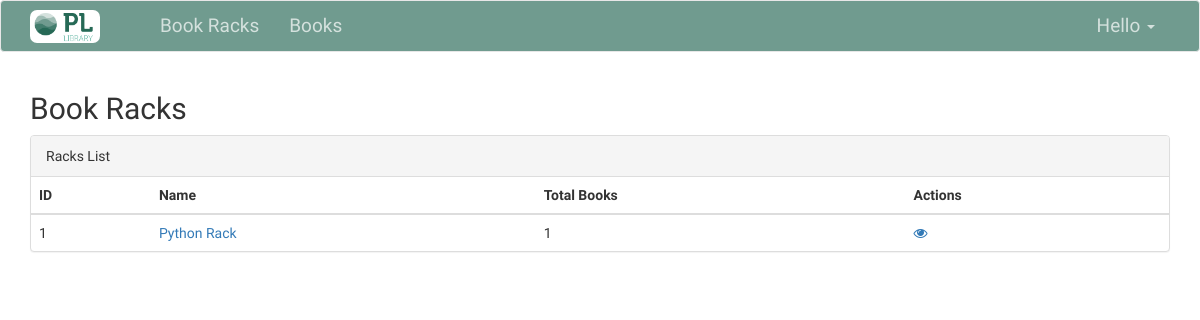
/book/racks/, run on an earlier commit of the app's database.
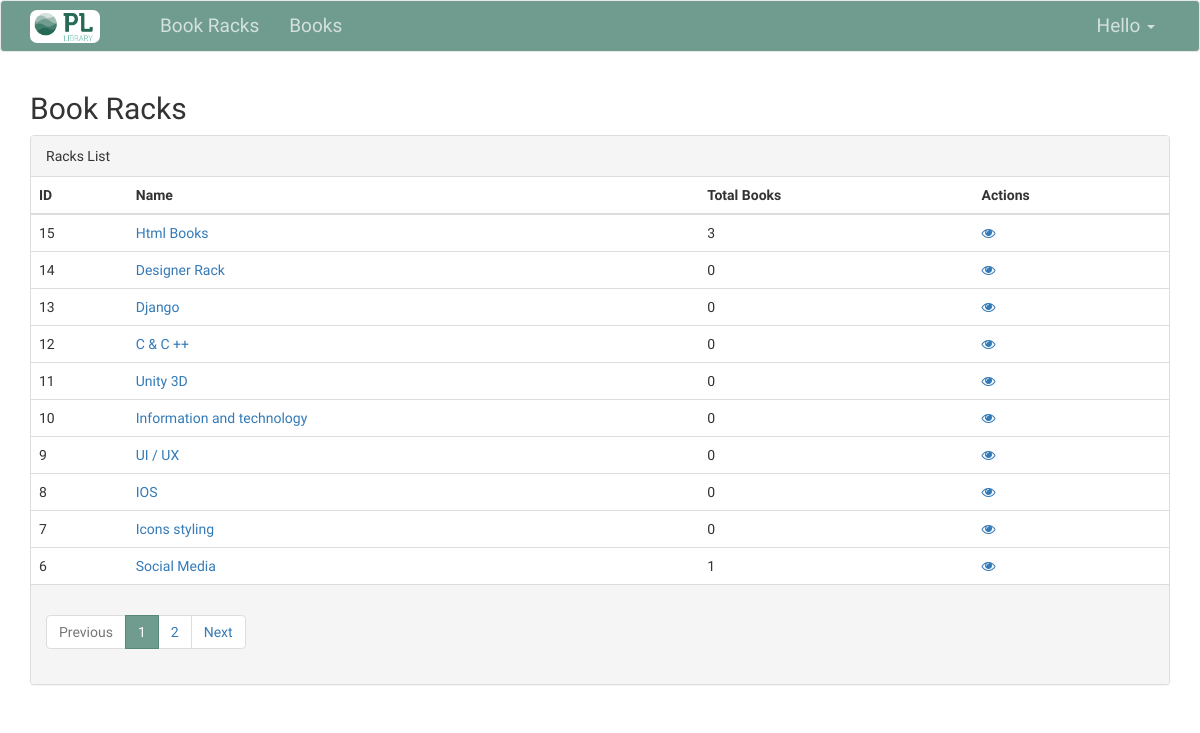
And on a later commit of the database.
### bookracks/models.py (models this page shows, shortened)
class DefaultModel(models.Model):
    created = models.DateTimeField(auto_now_add=True)
    modified = models.DateTimeField(auto_now=True)
    class Meta:
        abstract = True

class BookRack(DefaultModel):
    name = models.CharField(null=False, blank=False, max_length=255)
    slug = models.SlugField(null=True, blank=True, max_length=255, unique=True)
    description = models.TextField(null=True, blank=True)
    @property
    def total_books(self):
        return self.book_set.count()

### bookracks/views.py (the view)
# urls.py: path('racks/', views.RacksListView.as_view(), name="racks_list"),
class RacksListView(LoginRequiredMixin, ListView):
    model = BookRack
    template_name = 'bookracks/racks/index.html'
    paginate_by = 10
    def get_queryset(self):
        return super(RacksListView, self).get_queryset().order_by('-id')
    def get_context_data(self, *, object_list=None, **kwargs):
        context = super(RacksListView, self).get_context_data(object_list=None, **kwargs)
        return context

### templates/bookracks/racks/index.html
{% extends 'base.html' %}
{% block content %}
    <h2>Book Racks</h2>
    <div class="panel panel-default">
        <div class="panel-heading">Racks List</div>
        <div class="panel-body" style="padding: 0">
            <table class="table tabel-hover" style="margin-bottom: 0px">
                <thead>
                <tr>
                    <th>ID</th>
                    <th>Name</th>
                    <th>Total Books</th>
                    <th>Actions</th>
                </tr>
                </thead>
                <tbody>
                {% for rack in object_list %}
                    <tr>
                        <td>{{ rack.id }}</td>
                        <td> <a href="{% url 'racks:racks_detail' rack.slug %}"> {{ rack.name }} </a></td>
                        <td>{{ rack.total_books }}</td>
                        <td>
                            <a href="{% url 'racks:racks_detail' rack.slug %}"><i class="fa fa-eye"></i></a>
                        </td>
                    </tr>
                {% endfor %}
                </tbody>
            </table>
        </div>
        {% if is_paginated and paginator.page_range %}
            <div class="panel-footer">
                {% include 'elements/pagination.html' %}
            </div>
        {% endif %}
    </div>
{% endblock %}

### templates/base.html (shortened to what this page needs)
{% load static %}
<!DOCTYPE html>
<html lang="en">
<head>
    <link href="https://stackpath.bootstrapcdn.com/bootstrap/3.3.7/css/bootstrap.min.css" rel="stylesheet">
    <link href="https://stackpath.bootstrapcdn.com/font-awesome/4.7.0/css/font-awesome.min.css" rel="stylesheet">
    <link href="{% static 'css/style.css' %}" type="text/css" rel="stylesheet">
</head>
<body>
<nav class="navbar navbar-default">
    <div class="container container-fluid">
        <div class="navbar-header">
            <a class="navbar-brand" href="/" style="width: 130px">
                <img src="{% static 'images/pl-lib.png' %}">
            </a>
        </div>
        <div id="navbar" class="navbar-collapse collapse">
            <ul class="nav navbar-nav">
                <li><a href="{% url 'racks:racks_list' %}">Book Racks</a></li>
                <li><a href="{% url 'racks:books_list' %}">Books</a></li>
            </ul>
            <ul class="nav navbar-nav navbar-right">
                <li class="dropdown">
                    <a href="#" class="dropdown-toggle" data-toggle="dropdown" role="button" aria-haspopup="true" aria-expanded="false">
                        Hello {{ request.user.first_name }} <span class="caret"></span>
                    </a>
                </li>
            </ul>
        </div>
    </div>
</nav>
<div class="container">
    {% block content %}{% endblock %}
</div>
</body>
</html>

### templates/elements/pagination.html
<ul class="pagination">
    {% if page_obj.has_previous %}
        <li>
            <a href="?page={{ page_obj.previous_page_number }}">
                <span>Previous</span>
            </a>
        </li>
    {% else %}
        <li class="disabled">
            <a href="#">
                <span>Previous</span>
            </a>
        </li>
    {% endif %}
    {% for page in paginator.page_range %}
        <li {% if page == page_obj.number %}class="active"{% endif %}>
            <a href="?page={{ page }}">{{ page }}</a>
        </li>
    {% endfor %}
    {% if page_obj.has_next %}
        <li>
            <a href="?page={{ page_obj.next_page_number }}">
                <span>Next</span>
            </a>
        </li>
    {% else %}
        <li {% if not page_obj.has_next %}class="disabled"{% endif %}>
            <a href="#">
                <span>Next</span>
            </a>
        </li>
    {% endif %}
</ul>

### public/css/style.css (style rules this page uses)
body { font-family: 'Crete Round', serif; }
.navbar-default { background-color: #709b8f; border-color: #e7e7e7; }
.navbar-brand img { width: 70px; position: absolute; top: 9px; border-radius: 7px; }
.navbar-default .navbar-nav>li>a { color: #d4e1dd; font-size: 19px; }
.pagination>.active>a, .pagination>.active>a:focus, .pagination>.active>a:hover, .pagination>.active>span, .pagination>.active>span:focus, .pagination>.active>span:hover { z-index: 3; color: #fff; cursor: default; background-color: #709b8f; border-color: #2669565c; }

What changed in the data, as far as the page shows it:
no longer on this page (row unchanged): BookRack: id "1", name "Python Rack", total_books "1"
added BookRack: id "15", name "Html Books", total_books "3"
added BookRack: id "14", name "Designer Rack", total_books "0"
added BookRack: id "13", name "Django", total_books "0"
added BookRack: id "12", name "C & C ++", total_books "0"
added BookRack: id "11", name "Unity 3D", total_books "0"
added BookRack: id "10", name "Information and technology", total_books "0"
added BookRack: id "9", name "UI / UX", total_books "0"
added BookRack: id "8", name "IOS", total_books "0"
added BookRack: id "7", name "Icons styling", total_books "0"
added BookRack: id "6", name "Social Media", total_books "1"
Also different on the page:
text now shown: "Previous Next"
new list line: "1"
new list line: "2"
